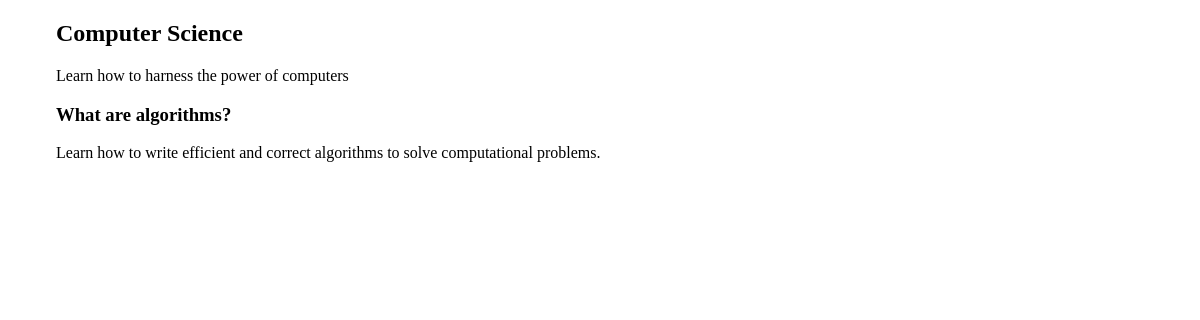
The page /courses/1/ on the database as committed earlier.
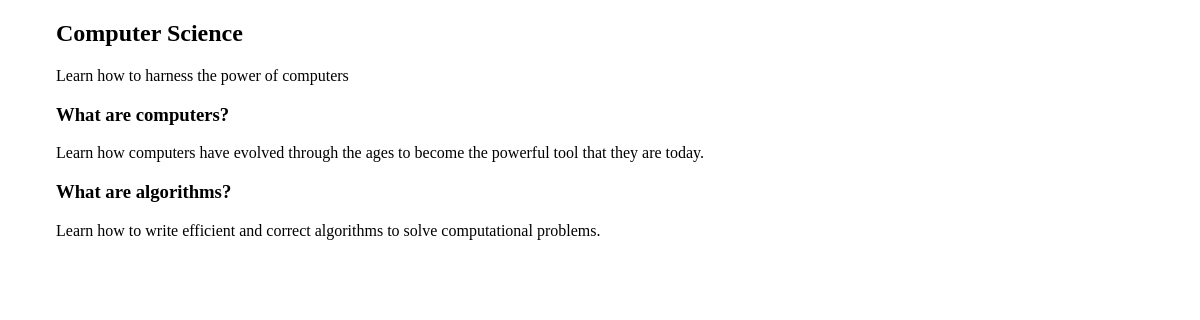
The same page on the database as committed later.
### courses/models.py (models this page shows, shortened)
class Course(models.Model):
    created_at = models.DateTimeField(auto_now_add=True)
    title = models.CharField(max_length=255)
    description = models.TextField()

class Step(models.Model):
    title = models.CharField(max_length=255)
    description = models.TextField()
    content = models.TextField(blank=True, default='')
    order = models.IntegerField(default=0)
    course = models.ForeignKey(Course)
    class Meta:
        ordering = ['order',]

### courses/views.py (the view)
# urls.py: url(r'(?P<pk>^\d+)/$', views.course_detail),
def course_detail(request, pk):
    course = get_object_or_404(Course, pk=pk)
    return render(request, 'courses/course_detail.html', {'course': course})

### courses/templates/courses/course_detail.html (shortened to what this page needs)
{% extends "layout.html" %}
{% block content %}
<article>
    <h2>
        {{ course.title }}
    </h2>
    {{ course.description }}
    <section>
        {% for step in course.step_set.all %}
        <h3>{{ step.title }}</h3>
        {{ step.description }}
        {% endfor %}
    </section>
</article>
{% endblock %}

### templates/layout.html (shortened to what this page needs)
{% load static from staticfiles %}
<!DOCTYPE html>
<html lang="en">
<head>
    <link rel="stylesheet" href ="{% static 'css/layout.css' %}">
</head>
<body>
    <div class='site-container'>
        {% block content %}{% endblock %}
    </div>
</body>
</html>

### assets/css/layout.css (style rules this page uses)
html { box-sizing: border-box; }
*, *::after, *::before { box-sizing: inherit; }
.site-container { max-width: 68em; margin-left: auto; margin-right: auto; }
.site-container::after { clear: both; content: ""; display: table; }

Rows that differ between the two databases and show on the page:
added Step: title "What are computers?", description "Learn how computers have evolved through the ages to become the powerful tool that they are today."
